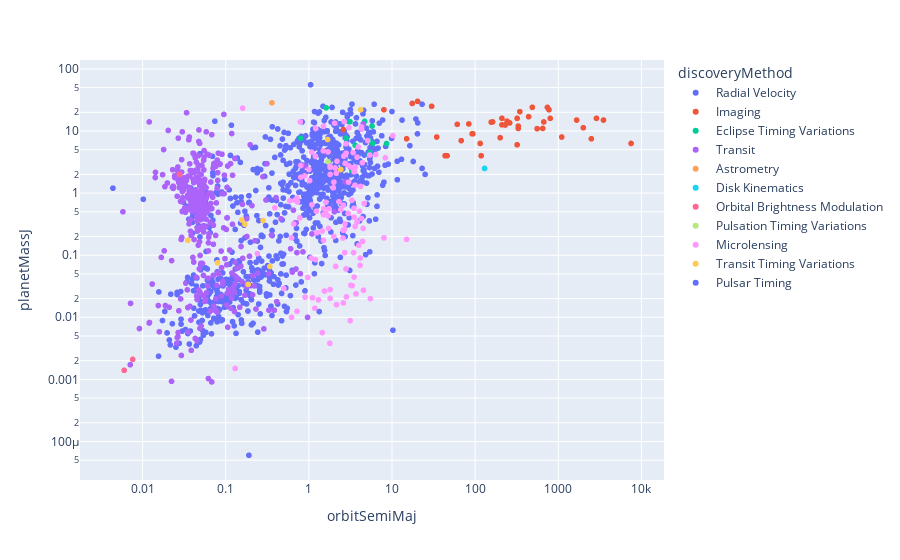

The cell this chart's notebook holds for it:
### Code cell
fig = px.scatter(df, x="orbitSemiMaj", y="planetMassJ", color="discoveryMethod", log_x=True, log_y=True)

fig.show()

### Figure 1 — Plotly figure (JSON) as saved in the notebook; plotly's stock layout.template omitted (floating-point values rounded to 4 significant figures; data arrays with more than 128 entries replaced by an {"elided": "..."} marker saying what was removed)
{"data": [{"hovertemplate": "discoveryMethod=Radial Velocity<br>orbitSemiMaj=%{x}<br>planetMassJ=%{y}<extra></extra>", "legendgroup": "Radial Velocity", "marker": {"color": "#636efa", "symbol": "circle"}, "mode": "markers", "name": "Radial Velocity", "showlegend": true, "x": {"elided": "936 float values"}, "xaxis": "x", "y": {"elided": "936 float values"}, "yaxis": "y", "type": "scattergl"}, {"hovertemplate": "discoveryMethod=Imaging<br>orbitSemiMaj=%{x}<br>planetMassJ=%{y}<extra></extra>", "legendgroup": "Imaging", "marker": {"color": "#EF553B", "symbol": "circle"}, "mode": "markers", "name": "Imaging", "showlegend": true, "x": [330.0, 118.0, 84.0, null, 156.0, 15.0, 46.0, null, 230.0, 14.0, 93.9, 260.0, 1662.0, 2.6, 200.0, 210.0, 7506.0, 440.0, 330.0, 800.0, 43.5, null, 320.0, 2000.0, 53.0, 650.0, 487.1, null, 17.5, 92.0, 30.0, 740.0, 345.0, 773.0, 20.3, 68.0, 38.0, 26.97, null, 14.7, 18.6, 243.0, 22.2, 34.5, 210.0, 140.0, 1100.0, null, 162.0, 320.0, 670.0, 3500.0, 2880.0, null, 2500.0, 8.0, 115.0, 556.0, 9.04, 61.0, 242.4], "xaxis": "x", "y": [12.0, 4.0, 13.0, null, 13.9, 7.5, 4.0, 20.95, 12.5, null, 9.0, 13.5, 15.0, 10.5, 7.8, 12.57, 6.3, 17.0, 11.0, 16.0, 4.0, 31.0, 16.0, 11.3, null, 11.0, 24.09, 5.5, 27.8, 9.0, 25.0, 24.0, 20.5, 22.0, 30.0, 7.0, null, null, null, null, null, 14.0, null, 8.0, 16.0, null, 8.0, 13.0, 14.0, 6.0, 14.0, 15.0, 16.0, 42.8, 7.5, 22.0, 6.3, 10.9, null, 12.8, 14.4], "yaxis": "y", "type": "scattergl"}, {"hovertemplate": "discoveryMethod=Eclipse Timing Variations<br>orbitSemiMaj=%{x}<br>planetMassJ=%{y}<extra></extra>", "legendgroup": "Eclipse Timing Variations", "marker": {"color": "#00cc96", "symbol": "circle"}, "mode": "markers", "name": "Eclipse Timing Variations", "showlegend": true, "x": [null, 5.75, 8.6, 3.6, 5.4, 4.69, 0.8, null, null, 1.613, 5.38, 3.39, 3.12, 3.3, null, 5.3, 5.9, 2.8], "xaxis": "x", "y": [1.86, 12.0, 6.28, 5.9, 4.5, 14.3, 7.693, 1.61, 1.76, 23.7, 6.91, 2.28, 14.15, 2.3, 5.54, 4.2, 6.3, 7.7], "yaxis": "y", "type": "scattergl"}, {"hovertemplate": "discoveryMethod=Transit<br>orbitSemiMaj=%{x}<br>planetMassJ=%{y}<extra></extra>", "legendgroup": "Transit", "marker": {"color": "#ab63fa", "symbol": "circle"}, "mode": "markers", "name": "Transit", "showlegend": true, "x": {"elided": "3880 float values"}, "xaxis": "x", "y": {"elided": "3880 float values"}, "yaxis": "y", "type": "scattergl"}, {"hovertemplate": "discoveryMethod=Astrometry<br>orbitSemiMaj=%{x}<br>planetMassJ=%{y}<extra></extra>", "legendgroup": "Astrometry", "marker": {"color": "#FFA15A", "symbol": "circle"}, "mode": "markers", "name": "Astrometry", "showlegend": true, "x": [0.36], "xaxis": "x", "y": [28.5], "yaxis": "y", "type": "scattergl"}, {"hovertemplate": "discoveryMethod=Disk Kinematics<br>orbitSemiMaj=%{x}<br>planetMassJ=%{y}<extra></extra>", "legendgroup": "Disk Kinematics", "marker": {"color": "#19d3f3", "symbol": "circle"}, "mode": "markers", "name": "Disk Kinematics", "showlegend": true, "x": [130.0], "xaxis": "x", "y": [2.5], "yaxis": "y", "type": "scattergl"}, {"hovertemplate": "discoveryMethod=Orbital Brightness Modulation<br>orbitSemiMaj=%{x}<br>planetMassJ=%{y}<extra></extra>", "legendgroup": "Orbital Brightness Modulation", "marker": {"color": "#FF6692", "symbol": "circle"}, "mode": "markers", "name": "Orbital Brightness Modulation", "showlegend": true, "x": [null, null, null, null, null, null, 0.006, 0.0076, 0.0278], "xaxis": "x", "y": [null, null, null, 2.0, 0.5, 2.1, 0.0014, 0.0021, 2.0], "yaxis": "y", "type": "scattergl"}, {"hovertemplate": "discoveryMethod=Pulsation Timing Variations<br>orbitSemiMaj=%{x}<br>planetMassJ=%{y}<extra></extra>", "legendgroup": "Pulsation Timing Variations", "marker": {"color": "#B6E880", "symbol": "circle"}, "mode": "markers", "name": "Pulsation Timing Variations", "showlegend": true, "x": [null, 1.7], "xaxis": "x", "y": [11.8, 3.2], "yaxis": "y", "type": "scattergl"}, {"hovertemplate": "discoveryMethod=Microlensing<br>orbitSemiMaj=%{x}<br>planetMassJ=%{y}<extra></extra>", "legendgroup": "Microlensing", "marker": {"color": "#FF97FF", "symbol": "circle"}, "mode": "markers", "name": "Microlensing", "showlegend": true, "x": {"elided": "133 float values"}, "xaxis": "x", "y": {"elided": "133 float values"}, "yaxis": "y", "type": "scattergl"}, {"hovertemplate": "discoveryMethod=Transit Timing Variations<br>orbitSemiMaj=%{x}<br>planetMassJ=%{y}<extra></extra>", "legendgroup": "Transit Timing Variations", "marker": {"color": "#FECB52", "symbol": "circle"}, "mode": "markers", "name": "Transit Timing Variations", "showlegend": true, "x": [0.0796, null, 0.17, null, 0.09, 0.246, 0.186, 0.0529, 0.0701, 0.0446, null, null, null, null, null, 1.68, 4.2, 0.2811, 2.42, 0.3395, 0.1554, null, 0.035], "xaxis": "x", "y": [0.07551, null, 0.3146, 6.0, null, null, 0.03398, null, null, null, null, null, null, null, null, 7.3, 22.0, 0.362, 2.4, 0.06576, 0.369, 0.202, 0.1737], "yaxis": "y", "type": "scattergl"}, {"hovertemplate": "discoveryMethod=Pulsar Timing<br>orbitSemiMaj=%{x}<br>planetMassJ=%{y}<extra></extra>", "legendgroup": "Pulsar Timing", "marker": {"color": "#636efa", "symbol": "circle"}, "mode": "markers", "name": "Pulsar Timing", "showlegend": true, "x": [10.26, 0.19, 0.36, 0.47, 23.0, 0.0044, 0.0102], "xaxis": "x", "y": [0.0062, 6e-05, 0.0107, 0.00881, 2.5, 1.2, 0.7949], "yaxis": "y", "type": "scattergl"}], "layout": {"xaxis": {"anchor": "y", "domain": [0.0, 1.0], "title": {"text": "orbitSemiMaj"}, "type": "log"}, "yaxis": {"anchor": "x", "domain": [0.0, 1.0], "title": {"text": "planetMassJ"}, "type": "log"}, "legend": {"title": {"text": "discoveryMethod"}, "tracegroupgap": 0}, "margin": {"t": 60}}}
